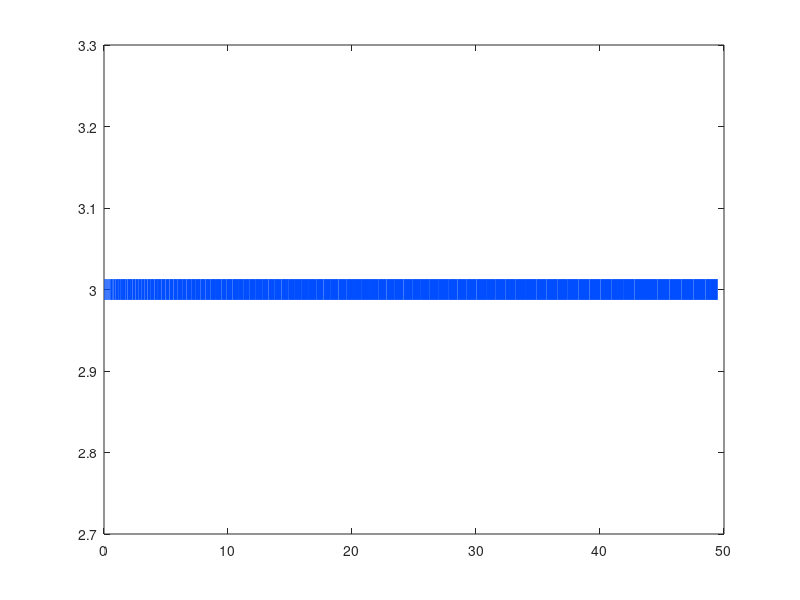

MATLAB code for this plot: (Note: this script raises an error after producing the figure.)
%CFD Pre-assignment
%This is a script in order to solve the 1-D heat equation for a linear beam

%% Data Import
%du/dt = a*d2u/d2x (1D heat equation)
a = 0.0001; %Thermal Diffusivity Constant
L = 1; % [m]

%% Spacetime Discretization
dx = 0.01;
dt = (1/2)*1;
Sol_Time = 2000;
x_disc = L/dx+1;
t_disc = Sol_Time/dt+1;

Temp_Field = zeros(Sol_Time/dt,L/dx);

%% Initial and Boundary Conditions
Temp_Field(1:end,1) = 20;
Temp_Field(1:end,end) = 100;
Temp_Field(1,2:end-1) = 20;
%% Solver
% for i = 2:Sol_Time/dt
%     for j = 2:L/dx-1
%         Temp_Field(i,j) = Temp_Field(i-1,j) + a*(dt/(dx)^2)*(Temp_Field(i-1,j+1) - 2*Temp_Field(i-1,j) + Temp_Field(i-1,j-1));
%         Perc_diff = abs(Temp_Field(i,:) - Temp_Field(i-1,:))./Temp_Field(i-1,:);
%         if max(Perc_diff) <= 0.1
%             break
%             break
%         end
%     end
% end
% 
crit = 1;
i = 2;

while i < 50000
    for j = 2:L/dx-1
        Temp_Field(i,j) = Temp_Field(i-1,j) + a*(dt/(dx)^2)*(Temp_Field(i-1,j+1) - 2*Temp_Field(i-1,j) + Temp_Field(i-1,j-1));
    end
    crit = max(abs(Temp_Field(i,:) - Temp_Field(i-1,:))./Temp_Field(i-1,:));
    if crit <= 0.001
        break
    end
    i = i+1;
end



%% Visualization
% figure(1)
% colormap hot
% imagesc(Temp_Field)
% colorbar
% xlabel('# x-discrete point [m]')
% ylabel('# Discrete time step')

figure(1)
cmap = colormap(jet(x_disc));
taf = 0;
for k = 1:i
    c = 0;
  
    for j = 1:L/dx-1
        color = cmap(round(Temp_Field(k,j)),:);
        plot([c c+j*dx],[3 3],'Color',color,'LineWidth',15)
        c = c + j*dx;
        hold on
        
    end
    taf = taf + dt;
    title(num2str(taf),'[s]')
    drawnow
    hold off
end

